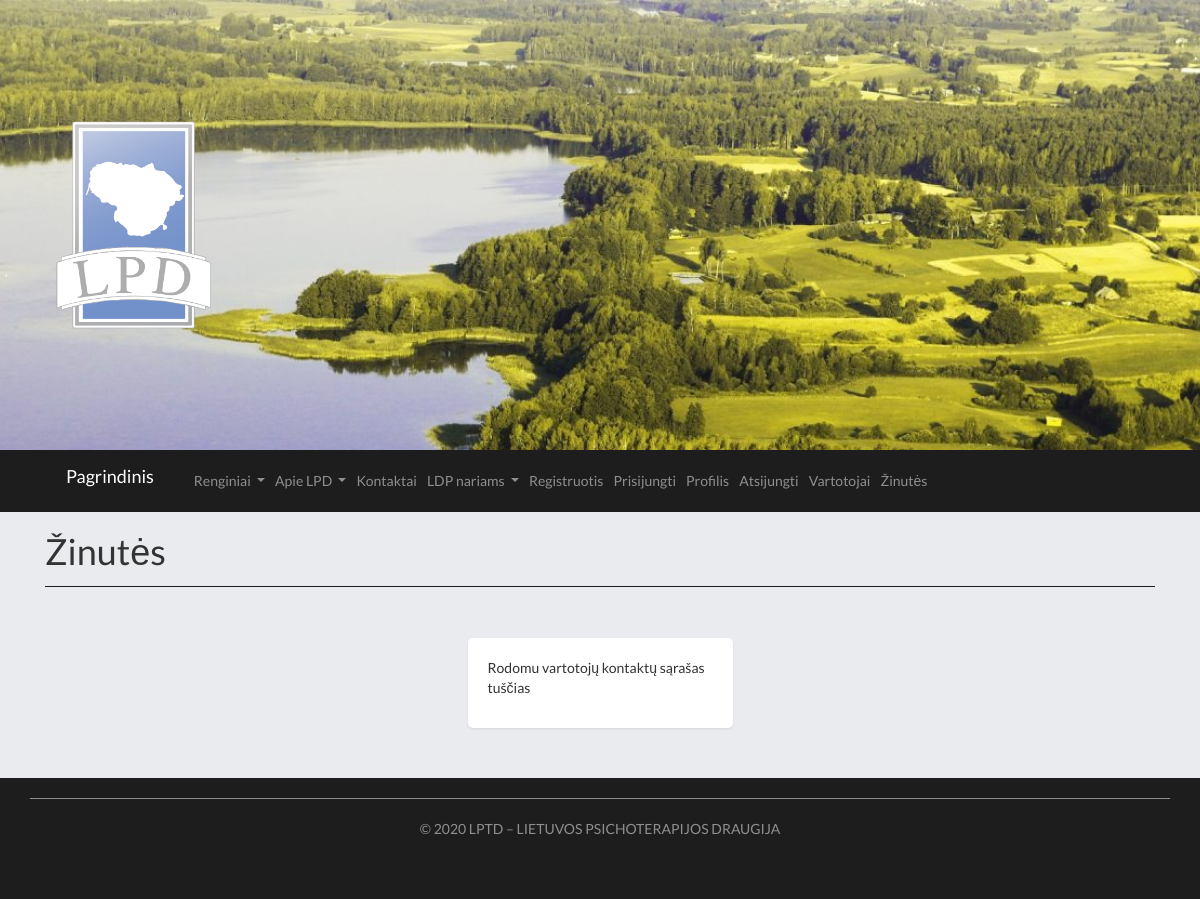
The page /sms/ on the database as committed earlier.
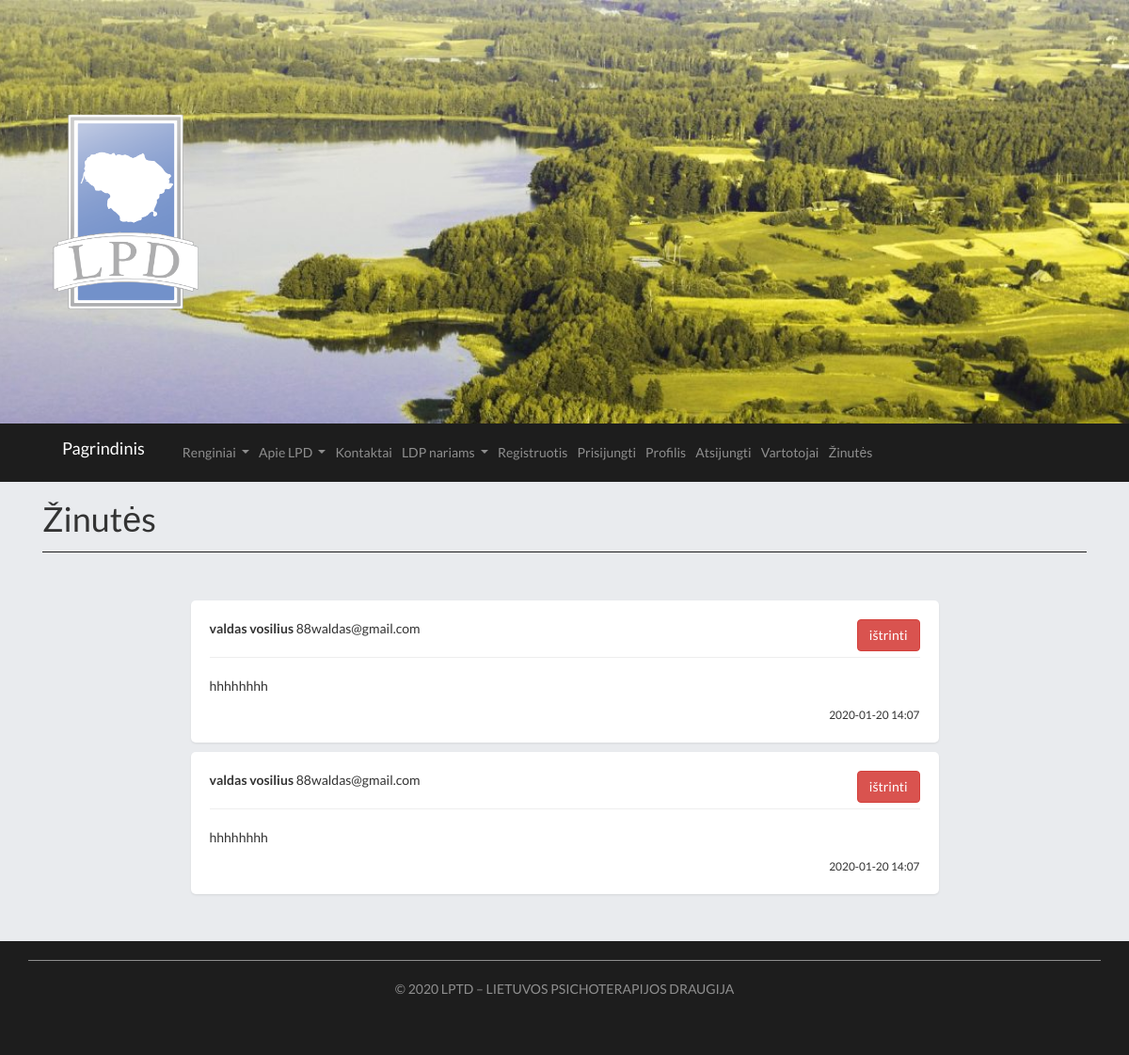
The same page on the database as committed later.
### main.py (models this page shows)
class Messages(db.Model):
	id = db.Column(db.Integer, primary_key=True)
	date_created = db.Column(db.DateTime, default=datetime.utcnow)
	name = db.Column(db.String(200), nullable=False)
	email = db.Column(db.String(200), nullable=False)
	sms = db.Column(db.String(4000), default="")

### main.py (the view)
@app.route("/sms/")
def messages_users():
	messages_ = list(reversed(Messages.query.order_by(Messages.date_created).all()))
	return render_template("sms.html", messages=messages_)

### templates/sms.html (shortened to what this page needs)
{% extends "base.html" %}
{% block page%}
<h1>Žinutės</h1>
<hr class="my_hr">
<div class= "empty_page">
		<div class = "row justify-content-md-center card_">
		{% if messages|length == 0%}
				<div class = "col-md-3 page shadow-sm card_">
					<p> Rodomu vartotojų kontaktų sąrašas tuščias</p>
				</div>
		{% else %}
			{% for message in messages %}
				<div class = "col-md-9 page shadow-sm card_">
					<p><b>{{message.name}}</b> {{message.email}} <a href="/remove_message/{{message.id}}" class="btn btn-danger pull-right"> ištrinti </a></p>
					<hr>
					<p> {{ message.sms }}</p>
					{% set date = message.date_created.strftime('%Y-%m-%d %H:%M') %}
					<span class="pull-right"><small>{{ date }}</small></span>
				</div>
			{% endfor %}
		{% endif %}
	</div>
</div>
{% endblock %}

Rows that differ between the two databases and show on the page:
added Messages: name "valdas vosilius", email "88waldas@gmail.com", sms "hhhhhhhh", date_created "2020-01-20 14:07"
added Messages: name "valdas vosilius", email "88waldas@gmail.com", sms "hhhhhhhh", date_created "2020-01-20 14:07"
Other text that changed with them:
text no longer shown: "Rodomu vartotojų kontaktų sąrašas tuščias"
